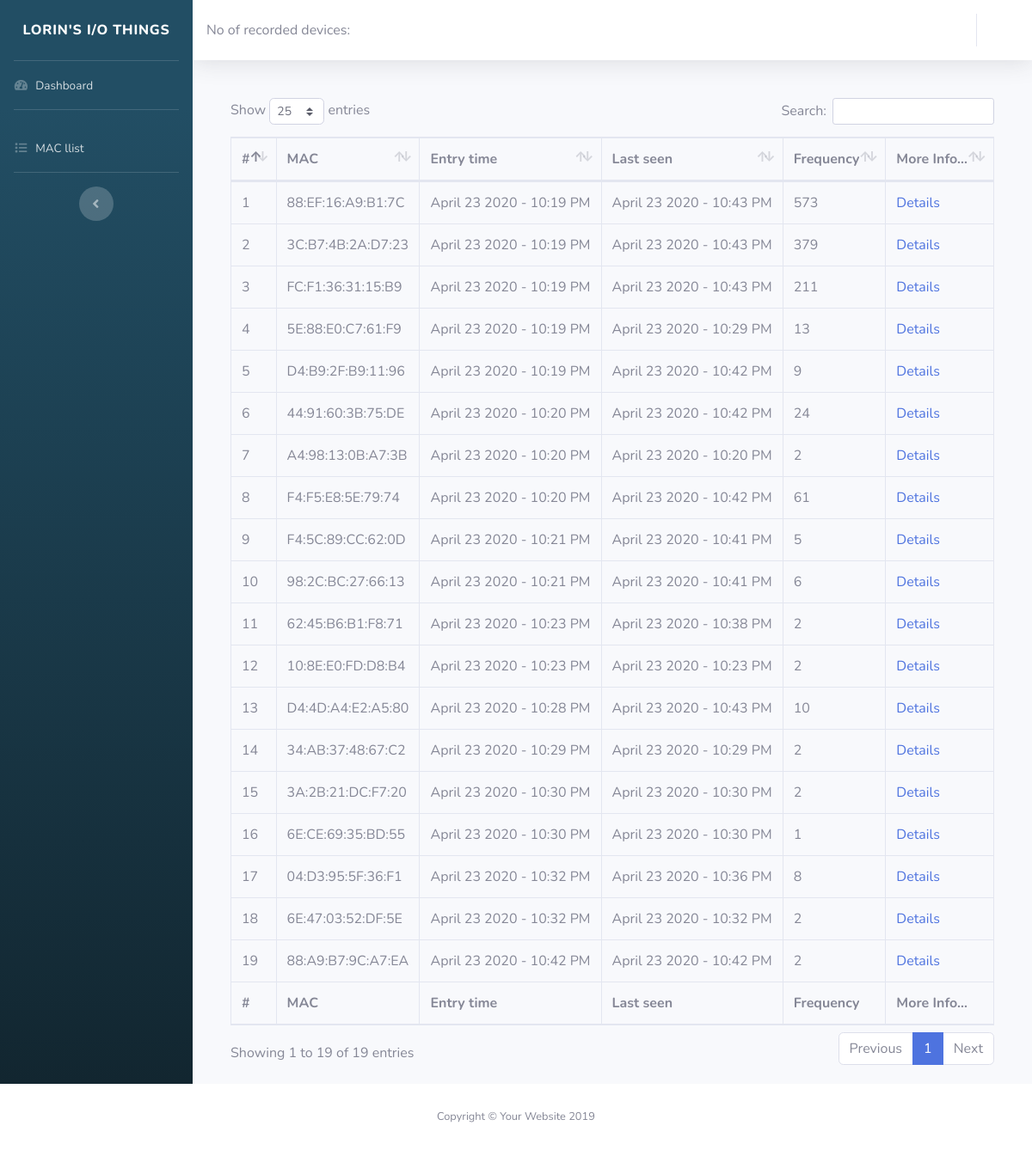
The page /macs on the database its author committed.
### tables this page shows
CREATE TABLE mac_log (
            id INTEGER PRIMARY KEY AUTOINCREMENT,
            mac TEXT,
            enter_datetime DATETIME,
            last_seen DATETIME,
            hz INTEGER DEFAULT 0
        );

### app/routes.py (the view)
@app.route('/macs', methods=['GET'])
def macs():
    mac_log = db.engine.execute('SELECT * FROM mac_log')
    return render_template('macs.html', mac_log=mac_log)

### app/routes.py (called while the page is built)
@app.template_filter('formatdatetime')
def format_datetime(value, format="%Y-%m-%d %H:%M:%S.%f"):
    if value is None:
        return ""
    dt = datetime.strptime(value, format)
    return dt.strftime('%B %d %Y - %I:%M %p')

### app/templates/macs.html (shortened to what this page needs)
{% extends 'base.html' %}
{% block content %}
<div id="content">
    {% include 'partials/_topbar.html' %}
    <div class="container-fluid">
      <div class="card-body">
        <div class="table-responsive">
          <table class="table table-bordered" data-page-length='25' id="dataTable" width="100%" cellspacing="0">
            <thead>
                <tr>
                    <th>#</th>
                    <th>MAC</th>
                    <th>Entry time</th>
                    <th>Last seen</th>
                    <th>Frequency</th>
                    <th>More Info...</th>
                </tr>
            </thead>
            <tfoot>
                <tr>
                    <th>#</th>
                    <th>MAC</th>
                    <th>Entry time</th>
                    <th>Last seen</th>
                    <th>Frequency</th>
                    <th>More Info...</th>
                </tr>
            </tfoot>
            <tbody>
                {% for mac in mac_log %}
                <tr>
                  <td>{{mac.id}}</td>
                  <td>{{mac.mac}}</td>
                  <td>{{mac.enter_datetime | formatdatetime}}</td>
                  <td>{{mac.last_seen | formatdatetime}}</td>
                  <td>{{mac.hz }}</td>
                  <td>
                      <a href="{{ url_for('details', mac=mac.mac) }}">Details</a>
                    </td>
                </tr>
              {% endfor %}
            </tbody>
          </table>
        </div>
      </div>
    </div>
  </div>
    </div>
</div>
{% endblock %}

### app/templates/base.html (shortened to what this page needs)
<!DOCTYPE html>
<html lang="en">
<head><meta http-equiv="Content-Type" content="text/html; charset=utf-8">
  <link href="{{ url_for('static', filename='vendor/fontawesome-free/css/all.min.css') }}" rel="stylesheet" type="text/css">
  <link href="{{ url_for('static', filename='sb-admin-2.min.css') }}" rel="stylesheet">
  <link href="{{ url_for('static', filename='vendor/datatables/dataTables.bootstrap4.min.css') }}" rel="stylesheet">
  <link rel="stylesheet" href="{{ url_for('static', filename='Chart.css') }}" />
</head>
<body id="page-top">
  <div id="wrapper">
    {% include 'partials/_sidebar.html' %}
    <div id="content-wrapper" class="d-flex flex-column">
     {% block content %} {% endblock %}
      <footer class="sticky-footer bg-white">
        <div class="container my-auto">
          <div class="copyright text-center my-auto">
            <span>Copyright &copy; Your Website 2019</span>
          </div>
        </div>
      </footer>
</body>
</html>

### app/templates/partials/_sidebar.html
    <ul class="navbar-nav bg-gradient-primary sidebar sidebar-dark accordion" id="accordionSidebar" style='background-color: #224E64;'>
       <a class="sidebar-brand d-flex align-items-center justify-content-center" href="{{ url_for('index') }}">
         <div class="sidebar-brand-text">Lorin's I/O things</div>
       </a>
       <hr class="sidebar-divider my-0">
       <li class="nav-item">
         <a class="nav-link" href="{{ url_for('index') }}">
           <i class="fas fa-fw fa-tachometer-alt"></i>
           <span>Dashboard</span></a>
       </li>
       <hr class="sidebar-divider">
       <li class="nav-item">
         <a class="nav-link" href="{{ url_for('macs') }}">
           <i class="fas fa-fw fa-list"></i>
           <span>MAC llist</span></a>
       </li>
       <hr class="sidebar-divider d-none d-md-block">
       <div class="text-center d-none d-md-inline">
         <button class="rounded-circle border-0" id="sidebarToggle"></button>
       </div>
     </ul>

### app/templates/partials/_topbar.html (shortened to what this page needs)
<nav class="navbar navbar-expand navbar-light bg-white topbar mb-4 static-top shadow">
    No of recorded devices: {{device}}
    <ul class="navbar-nav ml-auto">
      <li class="nav-item dropdown no-arrow">
        <a class="nav-link dropdown-toggle" href="#" id="userDropdown" role="button" data-toggle="dropdown" aria-haspopup="true" aria-expanded="false">
        </a>
      </li>
    </ul>
  </nav>

### app/templates/base.html (style rules this page uses)
.bg-gradient-primary { background-color: #224E64; background-image: linear-gradient(180deg,#224E64 10%,rgb(18, 38, 48) 100%); background-size: cover; }

### rows shown on the page
mac_log: id "1", mac "88:EF:16:A9:B1:7C", enter_datetime "April 23 2020 - 10:19 PM", last_seen "April 23 2020 - 10:43 PM", hz "573"
mac_log: id "2", mac "3C:B7:4B:2A:D7:23", enter_datetime "April 23 2020 - 10:19 PM", last_seen "April 23 2020 - 10:43 PM", hz "379"
mac_log: id "3", mac "FC:F1:36:31:15:B9", enter_datetime "April 23 2020 - 10:19 PM", last_seen "April 23 2020 - 10:43 PM", hz "211"
mac_log: id "4", mac "5E:88:E0:C7:61:F9", enter_datetime "April 23 2020 - 10:19 PM", last_seen "April 23 2020 - 10:29 PM", hz "13"
mac_log: id "5", mac "D4:B9:2F:B9:11:96", enter_datetime "April 23 2020 - 10:19 PM", last_seen "April 23 2020 - 10:42 PM", hz "9"
mac_log: id "6", mac "44:91:60:3B:75:DE", enter_datetime "April 23 2020 - 10:20 PM", last_seen "April 23 2020 - 10:42 PM", hz "24"
mac_log: id "7", mac "A4:98:13:0B:A7:3B", enter_datetime "April 23 2020 - 10:20 PM", last_seen "April 23 2020 - 10:20 PM", hz "2"
mac_log: id "8", mac "F4:F5:E8:5E:79:74", enter_datetime "April 23 2020 - 10:20 PM", last_seen "April 23 2020 - 10:42 PM", hz "61"
mac_log: id "9", mac "F4:5C:89:CC:62:0D", enter_datetime "April 23 2020 - 10:21 PM", last_seen "April 23 2020 - 10:41 PM", hz "5"
mac_log: id "10", mac "98:2C:BC:27:66:13", enter_datetime "April 23 2020 - 10:21 PM", last_seen "April 23 2020 - 10:41 PM", hz "6"
mac_log: id "11", mac "62:45:B6:B1:F8:71", enter_datetime "April 23 2020 - 10:23 PM", last_seen "April 23 2020 - 10:38 PM", hz "2"
mac_log: id "12", mac "10:8E:E0:FD:D8:B4", enter_datetime "April 23 2020 - 10:23 PM", last_seen "April 23 2020 - 10:23 PM", hz "2"
mac_log: id "13", mac "D4:4D:A4:E2:A5:80", enter_datetime "April 23 2020 - 10:28 PM", last_seen "April 23 2020 - 10:43 PM", hz "10"
mac_log: id "14", mac "34:AB:37:48:67:C2", enter_datetime "April 23 2020 - 10:29 PM", last_seen "April 23 2020 - 10:29 PM", hz "2"
mac_log: id "15", mac "3A:2B:21:DC:F7:20", enter_datetime "April 23 2020 - 10:30 PM", last_seen "April 23 2020 - 10:30 PM", hz "2"
mac_log: id "16", mac "6E:CE:69:35:BD:55", enter_datetime "April 23 2020 - 10:30 PM", last_seen "April 23 2020 - 10:30 PM", hz "1"
mac_log: id "17", mac "04:D3:95:5F:36:F1", enter_datetime "April 23 2020 - 10:32 PM", last_seen "April 23 2020 - 10:36 PM", hz "8"
mac_log: id "18", mac "6E:47:03:52:DF:5E", enter_datetime "April 23 2020 - 10:32 PM", last_seen "April 23 2020 - 10:32 PM", hz "2"
mac_log: id "19", mac "88:A9:B7:9C:A7:EA", enter_datetime "April 23 2020 - 10:42 PM", last_seen "April 23 2020 - 10:42 PM", hz "2"
